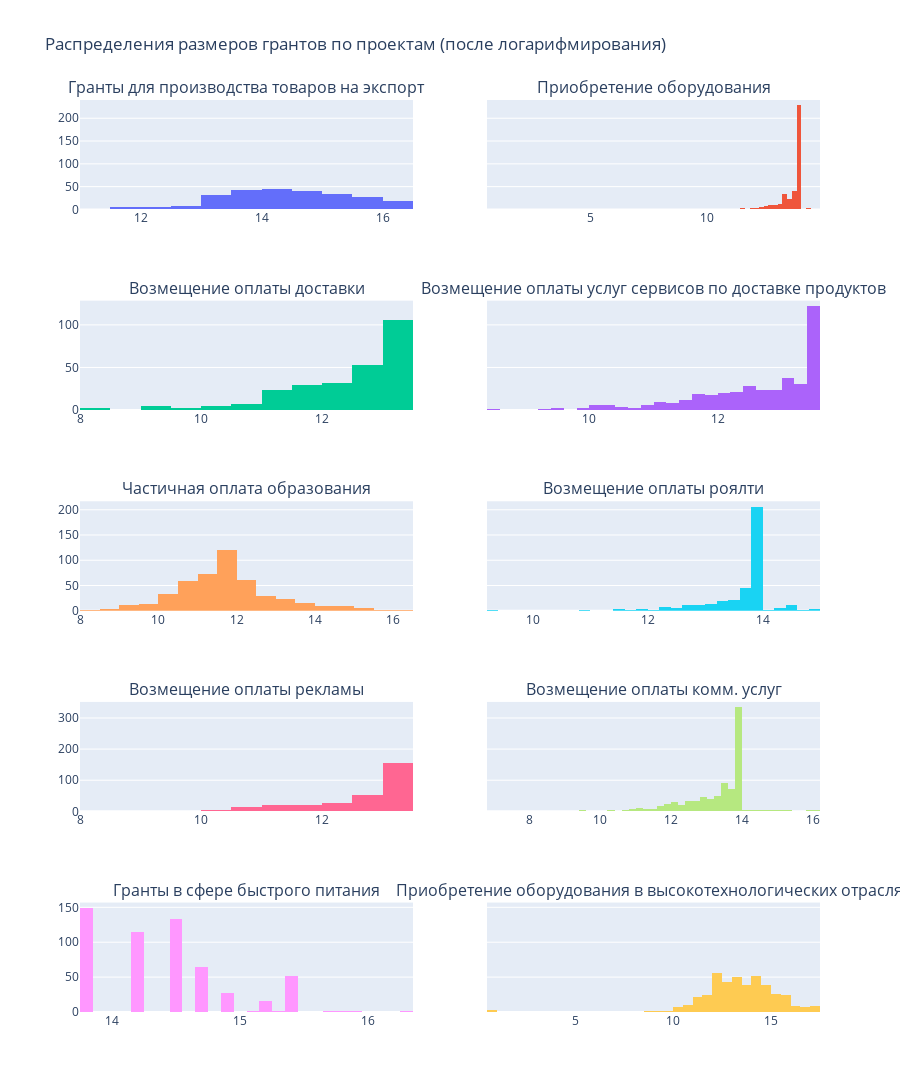

Notebook cell for this chart:
### Markdown cell above
Тест Шапиро-Уилка показывает маленькие значения p-value, это говорит о том, что данные распределены не нормально.

Для большей достоверности при проверке гипотез о различиях в размерах грантов будет лучше, если данные будут иметь нормальное распределение.

Попробуем прологарифмировать данные, а затем посмотрим на получающиеся распределения.

### Code cell
projects = list(df_to_test['project_name'].unique())

fig = make_subplots(rows=5,
                    cols=2,
                    shared_yaxes=True,
                    subplot_titles=projects)

row=1
col=1

for project in projects:
    fig.append_trace(go.Histogram(x=np.log1p(df_to_test[df_to_test['project_name'] == project]['amount']), name=project), row, col)

    if col % 2 == 0:
        row+=1
        col=0

    col+=1

fig.update_layout(title='Распределения размеров грантов по проектам (после логарифмирования)',
                  height=1500,
                  coloraxis=dict(colorscale='Bluered_r'),
                  showlegend=False)
fig.show()

display(Image(filename='img/grants_distribution_by_project_log.png', width=800))

### Figure 1 — Plotly figure (JSON) as saved in the notebook; plotly's stock layout.template omitted (floating-point values rounded to 4 significant figures; data arrays with more than 128 entries replaced by an {"elided": "..."} marker saying what was removed)
{"data": [{"name": "Гранты для производства товаров на экспорт", "type": "histogram", "x": {"elided": "259 float values"}, "xaxis": "x", "yaxis": "y"}, {"name": "Приобретение оборудования", "type": "histogram", "x": {"elided": "395 float values"}, "xaxis": "x2", "yaxis": "y2"}, {"name": "Возмещение оплаты доставки", "type": "histogram", "x": {"elided": "265 float values"}, "xaxis": "x3", "yaxis": "y3"}, {"name": "Возмещение оплаты услуг сервисов по доставке продуктов", "type": "histogram", "x": {"elided": "406 float values"}, "xaxis": "x4", "yaxis": "y4"}, {"name": "Частичная оплата образования", "type": "histogram", "x": {"elided": "467 float values"}, "xaxis": "x5", "yaxis": "y5"}, {"name": "Возмещение оплаты роялти", "type": "histogram", "x": {"elided": "379 float values"}, "xaxis": "x6", "yaxis": "y6"}, {"name": "Возмещение оплаты рекламы", "type": "histogram", "x": {"elided": "294 float values"}, "xaxis": "x7", "yaxis": "y7"}, {"name": "Возмещение оплаты комм. услуг", "type": "histogram", "x": {"elided": "876 float values"}, "xaxis": "x8", "yaxis": "y8"}, {"name": "Гранты в сфере быстрого питания", "type": "histogram", "x": {"elided": "564 float values"}, "xaxis": "x9", "yaxis": "y9"}, {"name": "Приобретение оборудования в высокотехнологических отраслях", "type": "histogram", "x": {"elided": "421 float values"}, "xaxis": "x10", "yaxis": "y10"}], "layout": {"annotations": [{"font": {"size": 16}, "showarrow": false, "text": "Гранты для производства товаров на экспорт", "x": 0.225, "xanchor": "center", "xref": "paper", "y": 1, "yanchor": "bottom", "yref": "paper"}, {"font": {"size": 16}, "showarrow": false, "text": "Приобретение оборудования", "x": 0.775, "xanchor": "center", "xref": "paper", "y": 1, "yanchor": "bottom", "yref": "paper"}, {"font": {"size": 16}, "showarrow": false, "text": "Возмещение оплаты доставки", "x": 0.225, "xanchor": "center", "xref": "paper", "y": 0.78, "yanchor": "bottom", "yref": "paper"}, {"font": {"size": 16}, "showarrow": false, "text": "Возмещение оплаты услуг сервисов по доставке продуктов", "x": 0.775, "xanchor": "center", "xref": "paper", "y": 0.78, "yanchor": "bottom", "yref": "paper"}, {"font": {"size": 16}, "showarrow": false, "text": "Частичная оплата образования", "x": 0.225, "xanchor": "center", "xref": "paper", "y": 0.56, "yanchor": "bottom", "yref": "paper"}, {"font": {"size": 16}, "showarrow": false, "text": "Возмещение оплаты роялти", "x": 0.775, "xanchor": "center", "xref": "paper", "y": 0.56, "yanchor": "bottom", "yref": "paper"}, {"font": {"size": 16}, "showarrow": false, "text": "Возмещение оплаты рекламы", "x": 0.225, "xanchor": "center", "xref": "paper", "y": 0.34, "yanchor": "bottom", "yref": "paper"}, {"font": {"size": 16}, "showarrow": false, "text": "Возмещение оплаты комм. услуг", "x": 0.775, "xanchor": "center", "xref": "paper", "y": 0.34, "yanchor": "bottom", "yref": "paper"}, {"font": {"size": 16}, "showarrow": false, "text": "Гранты в сфере быстрого питания", "x": 0.225, "xanchor": "center", "xref": "paper", "y": 0.12, "yanchor": "bottom", "yref": "paper"}, {"font": {"size": 16}, "showarrow": false, "text": "Приобретение оборудования в высокотехнологических отраслях", "x": 0.775, "xanchor": "center", "xref": "paper", "y": 0.12, "yanchor": "bottom", "yref": "paper"}], "coloraxis": {"colorscale": [[0, "rgb(255,0,0)"], [1, "rgb(0,0,255)"]]}, "height": 1500, "showlegend": false, "title": {"text": "Распределения размеров грантов по проектам (после логарифмирования)"}, "xaxis": {"anchor": "y", "domain": [0, 0.45]}, "xaxis10": {"anchor": "y10", "domain": [0.55, 1]}, "xaxis2": {"anchor": "y2", "domain": [0.55, 1]}, "xaxis3": {"anchor": "y3", "domain": [0, 0.45]}, "xaxis4": {"anchor": "y4", "domain": [0.55, 1]}, "xaxis5": {"anchor": "y5", "domain": [0, 0.45]}, "xaxis6": {"anchor": "y6", "domain": [0.55, 1]}, "xaxis7": {"anchor": "y7", "domain": [0, 0.45]}, "xaxis8": {"anchor": "y8", "domain": [0.55, 1]}, "xaxis9": {"anchor": "y9", "domain": [0, 0.45]}, "yaxis": {"anchor": "x", "domain": [0.88, 1]}, "yaxis10": {"anchor": "x10", "domain": [0, 0.12], "matches": "y9", "showticklabels": false}, "yaxis2": {"anchor": "x2", "domain": [0.88, 1], "matches": "y", "showticklabels": false}, "yaxis3": {"anchor": "x3", "domain": [0.66, 0.78]}, "yaxis4": {"anchor": "x4", "domain": [0.66, 0.78], "matches": "y3", "showticklabels": false}, "yaxis5": {"anchor": "x5", "domain": [0.44, 0.56]}, "yaxis6": {"anchor": "x6", "domain": [0.44, 0.56], "matches": "y5", "showticklabels": false}, "yaxis7": {"anchor": "x7", "domain": [0.22, 0.34]}, "yaxis8": {"anchor": "x8", "domain": [0.22, 0.34], "matches": "y7", "showticklabels": false}, "yaxis9": {"anchor": "x9", "domain": [0, 0.12]}}}
